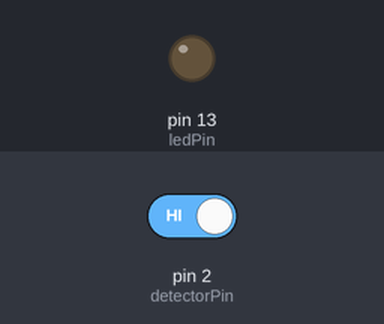
Bench run of a sketch on a simulated Arduino Uno, built with avr-gcc and run on an emulated ATmega328P. On the bench: output pins drawn as LEDs (lit = HIGH). The inputs (shaded band) are chosen by the test bench; at power-on: pin 2 (detectorPin) HIGH.

Above: at 1.2 s.
1.3 s: pin 2 (detectorPin) driven LOW
At 2.0 s:
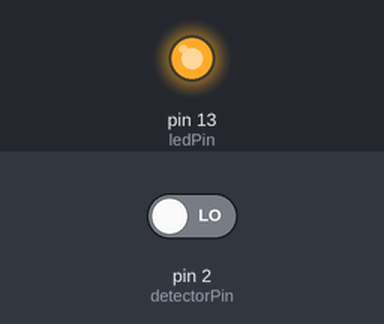
2.8 s: pin 2 (detectorPin) driven HIGH
At 3.1 s:
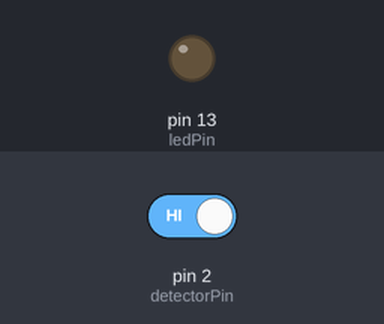
Timing chart, 0 to 5.8 s (numbered marks = the images above; inputs shaded):
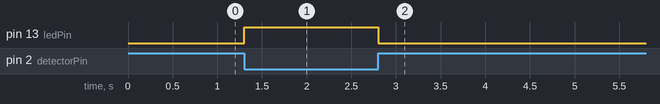

Measured:
- after the input at 1.3 s, pin 13 (ledPin): LOW → HIGH at once
- after the input at 2.8 s, pin 13 (ledPin): HIGH → LOW at once

The sketch:

Avoidance_Sensor.ino
```cpp
int ledPin = 13;      // LED pin on arduino
int detectorPin = 2;  // obstacle avoidance sensor interface
int val;              // variable to store result

void setup()
{
  pinMode(ledPin, OUTPUT);
  pinMode(detectorPin, INPUT);
}

void loop()
{
  val = digitalRead(detectorPin);
  if(val == LOW)
    digitalWrite(ledPin, HIGH);
  else
    digitalWrite(ledPin, LOW);
}
```
